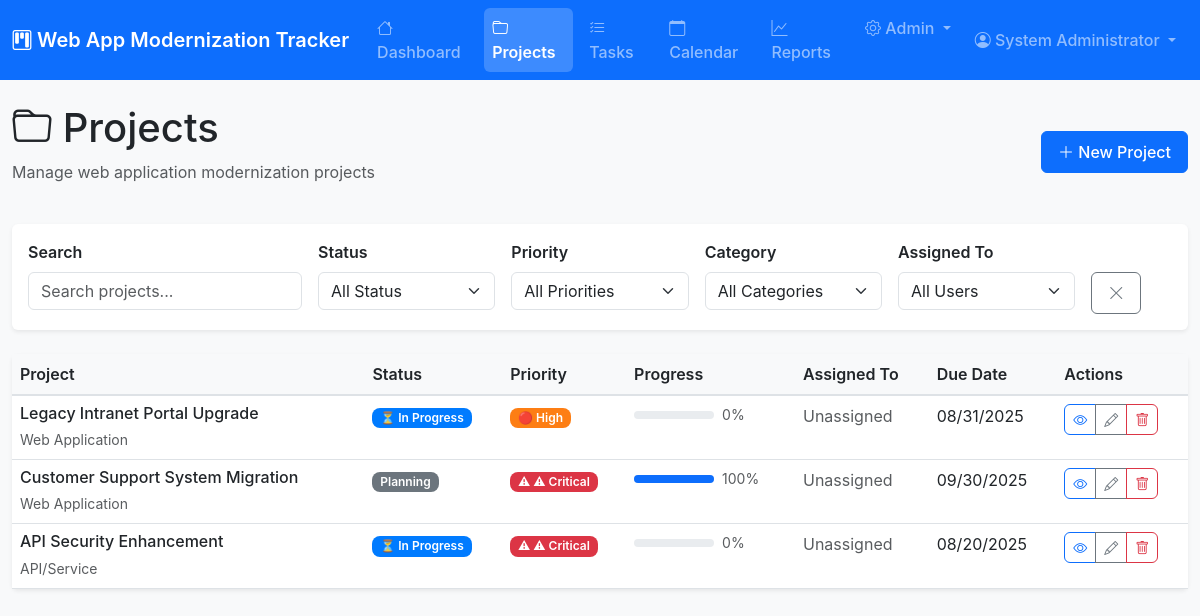
Screenshot of /pages/projects.php (signed in) with the database file from the repository.
### tables this page shows
CREATE TABLE projects (
    id INT AUTO_INCREMENT PRIMARY KEY,
    name VARCHAR(255) NOT NULL,
    description TEXT,
    category VARCHAR(100) DEFAULT 'Web Application',
    priority ENUM('critical', 'high', 'medium', 'low') DEFAULT 'medium',
    status ENUM('planning', 'in_progress', 'testing', 'completed', 'on_hold') DEFAULT 'planning',
    current_version VARCHAR(50),
    target_version VARCHAR(50),
    start_date DATE,
    due_date DATE,
    completion_date DATE NULL,
    estimated_hours DECIMAL(6,2) DEFAULT 0,
    actual_hours DECIMAL(6,2) DEFAULT 0,
    budget DECIMAL(10,2),
    created_by INT NOT NULL,
    assigned_to INT,
    created_at TIMESTAMP DEFAULT CURRENT_TIMESTAMP,
    updated_at TIMESTAMP DEFAULT CURRENT_TIMESTAMP ON UPDATE CURRENT_TIMESTAMP,
    FOREIGN KEY (created_by) REFERENCES users(id) ON DELETE RESTRICT,
    FOREIGN KEY (assigned_to) REFERENCES users(id) ON DELETE SET NULL,
    INDEX idx_status (status),
    INDEX idx_priority (priority),
    INDEX idx_due_date (due_date),
    INDEX idx_category (category)
);

### includes/functions.php (called while the page is built, shortened)
<?php
require_once dirname(__FILE__) . '/../config/config.php';
function getProjects($filters = [], $limit = null, $offset = 0) {
    $query = "SELECT p.*,
              CONCAT(u1.first_name, ' ', u1.last_name) as created_by_name,
              CONCAT(u2.first_name, ' ', u2.last_name) as assigned_to_name,
              COUNT(t.id) as total_tasks,
              SUM(CASE WHEN t.status = 'completed' THEN 1 ELSE 0 END) as completed_tasks
              FROM projects p
              LEFT JOIN users u1 ON p.created_by = u1.id
              LEFT JOIN users u2 ON p.assigned_to = u2.id
              LEFT JOIN tasks t ON p.id = t.project_id";
    $params = [];
    $query .= " GROUP BY p.id ORDER BY p.created_at DESC";
    if ($limit) {
        $query .= " LIMIT ? OFFSET ?";
        $params[] = $limit;
        $params[] = $offset;
    }
    return executeQuery($query, $params) ?: [];
}
?>

### config/database.php (called while the page is built, shortened)
<?php
class Database {
    private $host = 'localhost';
    private $db_name = 'web_app_tracker';
    private $username = 'root';
    private $password = '';
    private $charset = 'utf8mb4';
    private $port = 3306;
    public $conn;
    public function getConnection() {
        $this->conn = null;
        try {
            $dsn = "mysql:host=" . $this->host .
                   ";port=" . $this->port .
                   ";dbname=" . $this->db_name .
                   ";charset=" . $this->charset;
            $options = [
                PDO::ATTR_ERRMODE => PDO::ERRMODE_EXCEPTION,
                PDO::ATTR_DEFAULT_FETCH_MODE => PDO::FETCH_ASSOC,
                PDO::ATTR_EMULATE_PREPARES => false,
                PDO::MYSQL_ATTR_INIT_COMMAND => "SET NAMES utf8mb4"
            ];
            $this->conn = new PDO($dsn, $this->username, $this->password, $options);
        } catch(PDOException $e) {
            error_log("Database Connection Error: " . $e->getMessage());
            if (defined('DEBUG_MODE') && DEBUG_MODE) {
                echo "Connection Error: " . $e->getMessage();
            } else {
                echo "Database connection failed. Please try again later.";
            }
        }
        return $this->conn;
    }
    public function executeQuery($query, $params = []) {
        try {
            $stmt = $this->conn->prepare($query);
            $stmt->execute($params);
            return $stmt;
        } catch(PDOException $e) {
            error_log("Query Execution Error: " . $e->getMessage());
            return false;
        }
    }
}
function getDatabase() {
    static $database = null;
    if ($database === null) {
        $database = new Database();
        $database->getConnection();
    }
    return $database;
}
function executeQuery($query, $params = []) {
    $database = getDatabase();
    $stmt = $database->executeQuery($query, $params);
    if ($stmt !== false) {
        return $stmt->fetchAll(PDO::FETCH_ASSOC);
    }
    return false;
}
?>

### includes/auth.php (called while the page is built, shortened)
<?php
require_once dirname(__FILE__) . '/../config/config.php';
class Auth {
    public function isLoggedIn() {
        return isset($_SESSION['user_id']) && isset($_SESSION['username']) && $this->isSessionValid();
    }
    public function isAdmin() {
        return $this->isLoggedIn() && isset($_SESSION['role']) && $_SESSION['role'] === 'admin';
    }
    private function isSessionValid() {
        return true;
    }
}
$auth = new Auth();
function isLoggedIn() {
    global $auth;
    return $auth->isLoggedIn();
}
function isAdmin() {
    global $auth;
    return $auth->isAdmin();
}
?>

### pages/projects.php (the view, shortened to what this page needs)
<?php
require_once dirname(__FILE__) . '/../includes/header.php';
$currentUser = getCurrentUser();
$filters = [
    'status' => $_GET['status'] ?? '',
    'priority' => $_GET['priority'] ?? '',
    'category' => $_GET['category'] ?? '',
    'assigned_to' => $_GET['assigned_to'] ?? '',
    'search' => $_GET['search'] ?? ''
];
$page = intval($_GET['page'] ?? 1);
$limit = DEFAULT_PAGE_SIZE;
$offset = ($page - 1) * $limit;
$projects = getProjects($filters, $limit, $offset);
?>
<div class="d-flex justify-content-between align-items-center mb-4">
    <div>
        <h1><i class="bi bi-folder"></i> Projects</h1>
        <p class="text-muted">Manage web application modernization projects</p>
    </div>
    <button type="button" class="btn btn-primary" data-bs-toggle="modal" data-bs-target="#projectModal" onclick="openCreateModal()">
        <i class="bi bi-plus-lg"></i> New Project
    </button>
</div>
<div class="card mb-4">
    <div class="card-body">
        <form method="GET" action="" id="filterForm">
            <div class="row g-3">
                <div class="col-md-3">
                    <label class="form-label">Search</label>
                    <input type="text" name="search" class="form-control" placeholder="Search projects..."
                           value="<?php echo htmlspecialchars($filters['search']); ?>" data-search>
                </div>
                <div class="col-md-2">
                    <label class="form-label">Status</label>
                    <select name="status" class="form-select" data-filter="status">
                        <option value="">All Status</option>
                    </select>
                </div>
                <div class="col-md-2">
                    <label class="form-label">Priority</label>
                    <select name="priority" class="form-select" data-filter="priority">
                        <option value="">All Priorities</option>
                    </select>
                </div>
                <div class="col-md-2">
                    <label class="form-label">Category</label>
                    <select name="category" class="form-select" data-filter="category">
                        <option value="">All Categories</option>
                    </select>
                </div>
                <div class="col-md-2">
                    <label class="form-label">Assigned To</label>
                    <select name="assigned_to" class="form-select" data-filter="assigned_to">
                        <option value="">All Users</option>
                    </select>
                </div>
                <div class="col-md-1">
                    <label class="form-label">&nbsp;</label>
                    <button type="button" class="btn btn-outline-secondary d-block" onclick="clearFilters()">
                        <i class="bi bi-x-lg"></i>
                    </button>
                </div>
            </div>
        </form>
    </div>
</div>
<div class="card">
    <div class="card-body p-0">
        <?php if (empty($projects)): ?>
        <div class="text-center p-5">
            <i class="bi bi-folder-x fs-1 text-muted"></i>
            <h5 class="text-muted mt-3">No projects found</h5>
            <p class="text-muted">Create your first project to get started.</p>
            <button type="button" class="btn btn-primary" data-bs-toggle="modal" data-bs-target="#projectModal" onclick="openCreateModal()">
                <i class="bi bi-plus-lg"></i> Create Project
            </button>
        </div>
        <?php else: ?>
        <div class="table-responsive">
            <table class="table table-hover mb-0">
                <thead class="table-light">
                    <tr>
                        <th>Project</th>
                        <th>Status</th>
                        <th>Priority</th>
                        <th>Progress</th>
                        <th>Assigned To</th>
                        <th>Due Date</th>
                        <th>Actions</th>
                    </tr>
                </thead>
                <tbody>
                    <?php foreach ($projects as $project): ?>
                    <tr>
                        <td>
                            <div>
                                <h6 class="mb-1"><?php echo htmlspecialchars($project['name']); ?></h6>
                                <small class="text-muted"><?php echo htmlspecialchars($project['category']); ?></small>
                            </div>
                        </td>
                        <td><?php echo getStatusBadge($project['status'], 'project'); ?></td>
                        <td><?php echo getPriorityBadge($project['priority']); ?></td>
                        <td>
                            <?php
                            $progress = 0;
                            if ($project['total_tasks'] > 0) {
                                $progress = round(($project['completed_tasks'] / $project['total_tasks']) * 100);
                            }
                            ?>
                            <div class="d-flex align-items-center">
                                <div class="progress me-2" style="width: 80px; height: 8px;">
                                    <div class="progress-bar" style="width: <?php echo $progress; ?>%"></div>
                                </div>
                                <small class="text-muted"><?php echo $progress; ?>%</small>
                            </div>
                        </td>
                        <td>
                            <?php echo $project['assigned_to_name'] ?: '<span class="text-muted">Unassigned</span>'; ?>
                        </td>
                        <td>
                            <?php if ($project['due_date']): ?>
                                <?php echo formatDate($project['due_date']); ?>
                            <?php else: ?>
                                <span class="text-muted">Not set</span>
                            <?php endif; ?>
                        </td>
                        <td>
                            <div class="btn-group" role="group">
                                <button type="button" class="btn btn-sm btn-outline-primary"
                                        onclick="viewProject(<?php echo $project['id']; ?>)">
                                    <i class="bi bi-eye"></i>
                                </button>
                                <button type="button" class="btn btn-sm btn-outline-secondary"
                                        onclick="editProject(<?php echo $project['id']; ?>)">
                                    <i class="bi bi-pencil"></i>
                                </button>
                                <?php if (isAdmin() || $project['created_by'] == $currentUser['id']): ?>
                                <button type="button" class="btn btn-sm btn-outline-danger"
                                        onclick="deleteProject(<?php echo $project['id']; ?>, '<?php echo htmlspecialchars($project['name']); ?>')">
                                    <i class="bi bi-trash"></i>
                                </button>
                                <?php endif; ?>
                            </div>
                        </td>
                    </tr>
                    <?php endforeach; ?>
                </tbody>
            </table>
        </div>
        <?php endif; ?>
    </div>
</div>
<?php require_once dirname(__FILE__) . '/../includes/footer.php'; ?>
</body>
</html>

### config/config.php (shortened to what this page needs)
<?php
function formatDate($date, $format = DISPLAY_DATE_FORMAT) {
    try {
        $dateObj = new DateTime($date);
        return $dateObj->format($format);
    } catch (Exception $e) {
        return $date;
    }
}
function getStatusBadge($status, $type = 'project') {
    $statusLabels = ($type === 'task') ? TASK_STATUS : PROJECT_STATUS;
    $label = isset($statusLabels[$status]) ? $statusLabels[$status] : ucfirst($status);
    $color = isset(STATUS_COLORS[$status]) ? STATUS_COLORS[$status] : '#6c757d';
    $icon = '';
    switch($status) {
        case 'in_progress': $icon = '⏳ '; break;
    }
    return '<span class="badge badge-' . $status . '" style="background-color: ' . $color . '" aria-label="Status: ' . $label . '">' . $icon . $label . '</span>';
}
function getPriorityBadge($priority) {
    $label = isset(PRIORITY_LEVELS[$priority]) ? PRIORITY_LEVELS[$priority] : ucfirst($priority);
    $color = isset(PRIORITY_COLORS[$priority]) ? PRIORITY_COLORS[$priority] : '#6c757d';
    $icon = '';
    switch($priority) {
        case 'critical': $icon = '⚠ '; break;
        case 'high': $icon = '🔴 '; break;
    }
    return '<span class="badge badge-' . $priority . '" style="background-color: ' . $color . '" aria-label="Priority: ' . $label . '">' . $icon . $label . '</span>';
}
require_once CONFIG_PATH . '/database.php';
?>

### rows the page displays
projects: name "Legacy Intranet Portal Upgrade", category "Web Application", status "⏳", status "In Progress", priority "🔴", priority "High", progress "0", assigned_to_name "Unassigned", due_date "08/31/2025"
projects: name "Customer Support System Migration", category "Web Application", status "Planning", priority "⚠", priority "Critical", progress "100", assigned_to_name "Unassigned", due_date "09/30/2025"
projects: name "API Security Enhancement", category "API/Service", status "⏳", status "In Progress", priority "⚠", priority "Critical", progress "0", assigned_to_name "Unassigned", due_date "08/20/2025"

### other values shown
APP_NAME "Web App Modernization Tracker"
$currentUser['first_name'] . ' ' . $currentUser['last_name'] "System Administrator"
